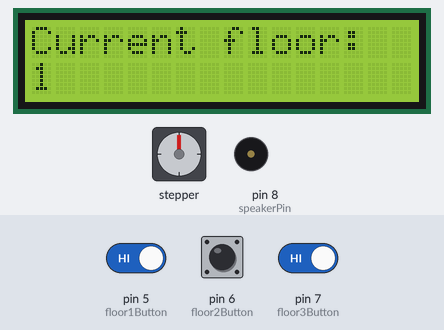
Simulated run of this sketch. Board: Arduino Uno, built with avr-gcc and run on an emulated ATmega328P. Parts: 16×2 character LCD, stepper motor, buzzer (waves = sounding). The test bench sets the inputs (shaded band); at power-on: pin 6 (floor2Button) HIGH, pin 5 (floor1Button) HIGH, pin 7 (floor3Button) HIGH. Stepper angles assume 100 steps per turn.

Above: at 1.2 s.
1.3 s: pin 6 (floor2Button) pulled LOW for 0.15 s
At 1.48 s:
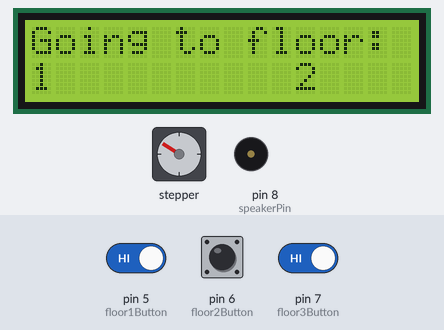
At 3.64 s:
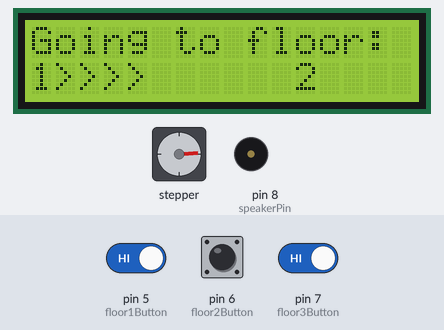
3.7 s: pin 5 (floor1Button) driven LOW and pin 7 (floor3Button) driven LOW
6.2 s: pin 7 (floor3Button) driven HIGH
At 8.3 s:
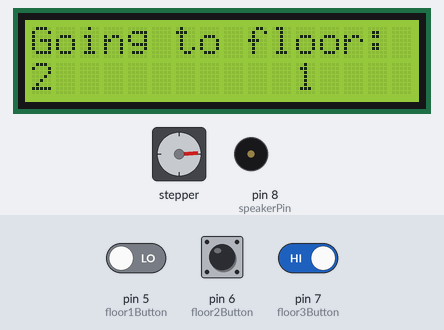
8.6 s: pin 7 (floor3Button) driven LOW
11.4 s: pin 6 (floor2Button) driven LOW and pin 7 (floor3Button) driven HIGH
13.9 s: pin 7 (floor3Button) driven LOW
At 16.72 s:
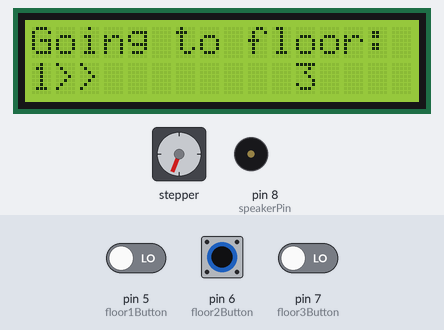
Timing chart, 0 to 40.7 s (numbered marks = the images above; inputs shaded):
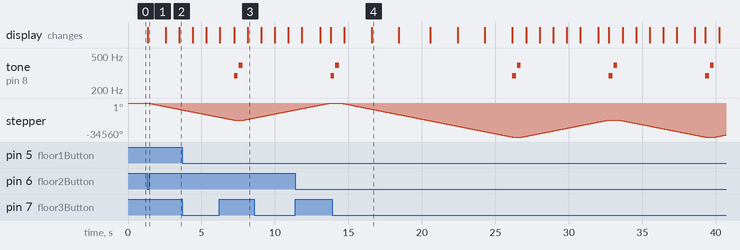

Measured:
- after the input at 1.3 s, stepper: keeps turning counter-clockwise at about 2969°/s, starting at once; the display: changes at once (image 1)
- by itself, tone on pin 8 (speakerPin): plays 392 Hz for 0.25 s, 294 Hz for 0.25 s, 392 Hz for 0.25 s, 294 Hz for 0.25 s, 392 Hz for 0.25 s, 294 Hz for 0.25 s … (7 notes in this stretch)

The sketch:

elevator.ino
```cpp
#include <Stepper.h>
#include <Wire.h>
#include <LiquidCrystal_I2C.h>

const int stepperPin1 = 2;
const int stepperPin2 = 3;
const int speakerPin = 8;


LiquidCrystal_I2C lcd(0x27, 16, 2);

int currentFloor = 1;
const int maxFloors = 3;
const int stepsPerFloor = 5;

const int floor3Button = 7;
const int floor2Button = 6;
const int floor1Button = 5;

//Älä muuta näitä
const int stepsPerRevolution = 100;
Stepper myStepper(stepsPerRevolution, stepperPin1, stepperPin2);

const float revolutions = 0.5;

void bling() {
  tone(speakerPin, 294, 1000 / 4);
  delay(1000 / 4 * 1.30);
  noTone(speakerPin);
  tone(speakerPin, 392, 1000 / 4);
  delay(1000 / 4 * 1.30);
  noTone(speakerPin);
}

void display(String row1, String row2) {
  if (row1 != "") {
    lcd.clear();
    lcd.setCursor(0,0);
    lcd.print(row1);
  }

  lcd.setCursor(0, 1);
  lcd.print(row2);
}

void displayFloor(int floorNumber) {
  display("Current floor:", String(floorNumber));
}

void displayFloorProgress(int floorNumber, int targetFloor, int progress) {
  String progressBar = String(floorNumber);

  for (int i = 0; i < 10; i++) {
    if (i < progress) {
      progressBar += ">";
    } else {
      progressBar += " ";
    }
  }

  display("", progressBar + String(targetFloor));
}

void goToFloor(int targetFloor) {
  int revolutions = (currentFloor - targetFloor) * stepsPerFloor;

  display("Going to floor:", String(currentFloor));
  for (int i = 0; i <= 10; i += 2) {
    displayFloorProgress(currentFloor, targetFloor, i);
    myStepper.step(160 * revolutions);
  }

  currentFloor = targetFloor;
  displayFloor(currentFloor);

  bling();
}

void setup() {
  Serial.begin(9600);

  pinMode(floor3Button, INPUT);
  pinMode(floor2Button, INPUT);
  pinMode(floor1Button, INPUT);
  digitalWrite(floor3Button, HIGH);
  digitalWrite(floor2Button, HIGH);
  digitalWrite(floor1Button, HIGH);

  myStepper.setSpeed(500);
  lcd.begin();

  displayFloor(currentFloor);
}

void loop() {
  if (digitalRead(floor3Button) == LOW && currentFloor != 3) {
      goToFloor(3);
  } else if (digitalRead(floor2Button) == LOW  && currentFloor != 2) {
    goToFloor(2);
  } else if (digitalRead(floor1Button) == LOW  && currentFloor != 1) {
    goToFloor(1);
  }


  //Serial.println(String(digitalRead(floor1Button)) + String(digitalRead(floor2Button)) + String(digitalRead(floor3Button)));

}
```
